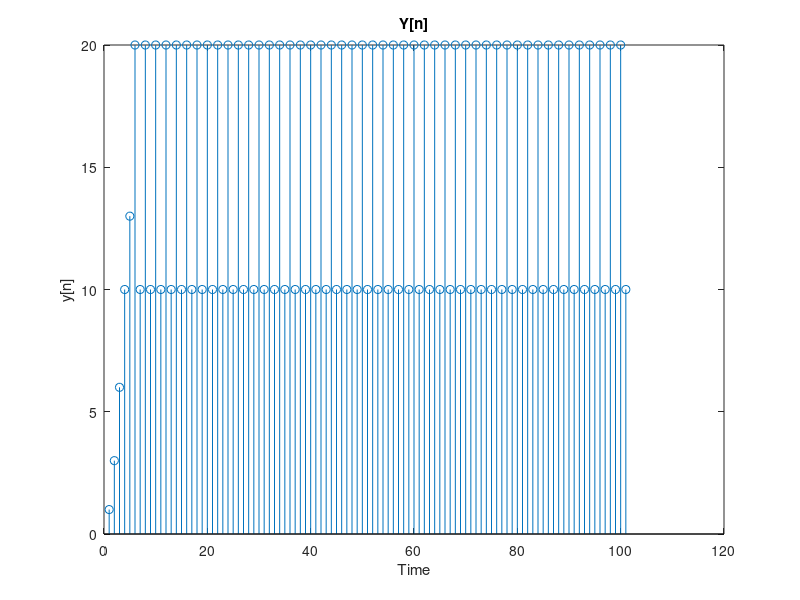

The MATLAB script that drew this image:
% y(n) - y(n-2) = x(n) + 2*x(n-1) + 3*x(n-2)
%
% compute y(n) for n = 0, 1, ... , 100


% initialize
x = zeros(101, 1);
y = zeros(101, 1);

% define the input
% x(n) = d(n) + d(n-1) + 4d(n-3) - d(n-4)
x(1) = 1;
x(2) = 1;
x(3) = 0;
x(4) = 4;
x(5) = -1;


x_buf = zeros(1,2); % [x(n-1) x(n-2)]
y_buf = zeros(1,2); % [y(n-1) y(n-2)]

% for n = 1:101
%     y(n) = x(n) + 2*x(n-1) + 3*x(n-2) + y(n-2)
% end

for n = 1:101
    y(n) = x(n) + 2*x_buf(1) + 3*x_buf(2) + y_buf(2);
    
    y_buf = [y(n) y_buf(1)];
    x_buf = [x(n) x_buf(1)];
end

stem(y)
% Set title
title("Y[n]")

% Set axis labels
xlabel('Time');
ylabel('y[n]');